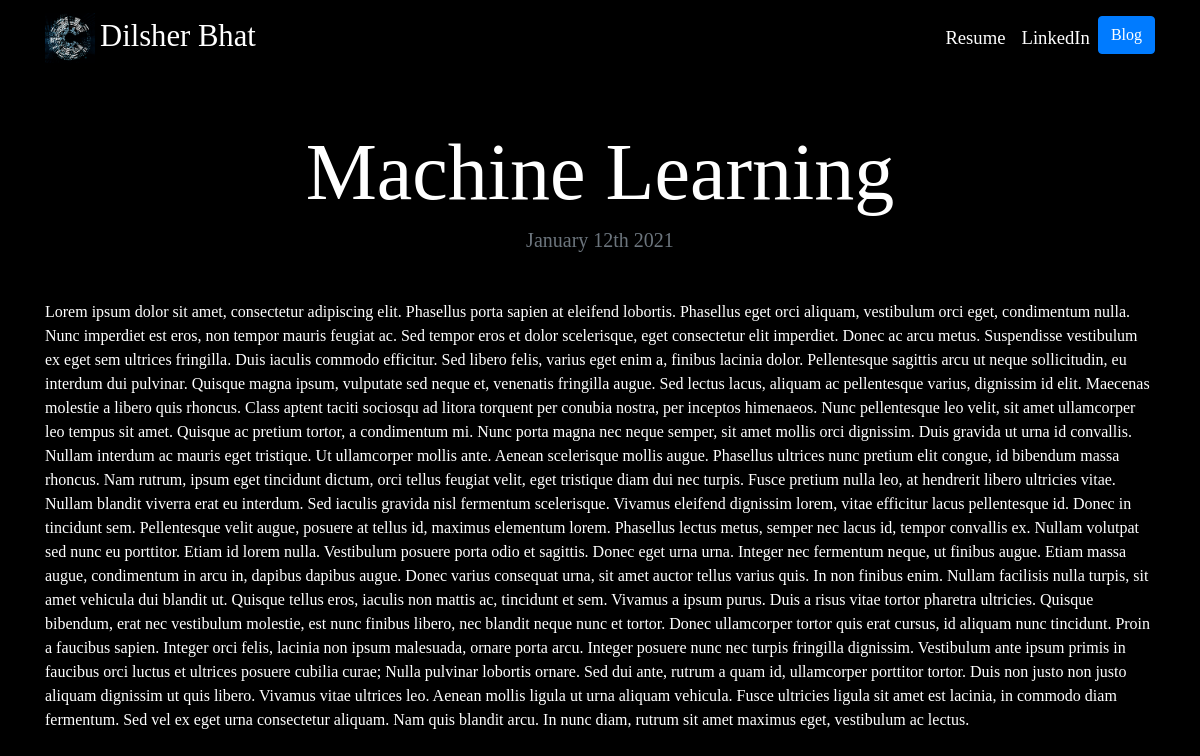
Page /blog/1/ on the committed database.
### blog/models.py (models this page shows)
class Blog(models.Model):
    title = models.CharField(max_length = 200)
    descp = models.TextField()
    date = models.DateField()

### blog/views.py (the view)
# urls.py: path('<int:blog_id>/', views.detail, name = 'detail'),
def detail(request, blog_id):
    blog = get_object_or_404(Blog, pk = blog_id)
    return render(request, 'blog/detail.html',{'blog':blog})

### blog/templates/blog/detail.html
{% extends "portfolio_/base.html" %}
{% load static %}
{% block content %}
<h1 class="text-center mt-5" id="blogdetailtitle">{{ blog.title }}</h1>
<h5 class="text-center text-muted mb-5">{{ blog.date|date:'F jS Y' }}</h5>
{{ blog.descp|safe }}
{% endblock %}

### portfolio_/static/portfolio_/custom.css (style rules this page uses)
body { background-color: black; font-family: 'Vesper Libre', serif; color: white; }
@media (min-width: 992px) { #blogdetailtitle { font-size: 5rem; } }

### rows in the picture
Blog: title "Machine Learning", date "January 12th 2021", descp "Lorem ipsum dolor sit amet, consectetur adipiscing elit. Phasellus porta sapien at eleifend lobortis. Phasellus eget orci aliquam, vestibulum orci eget, condimentum nulla. Nunc imperdiet est eros, non tempor mauris feugiat ac. Sed tempor eros et dolor scelerisque, eget consectetur elit imperdiet. Donec ac arcu metus. Suspendisse vestibulum ex eget sem ultrices fringilla. Duis iaculis commodo efficitur. Sed libero felis, varius eget enim a, finibus lacinia dolor. Pellentesque sagittis arcu ut neque sollicitudin, eu interdum dui pulvinar. Quisque magna ipsum, vulputate sed neque et, venenatis fringilla augue. Sed lectus lacus, aliquam ac pellentesque varius, dignissim id elit. Maecenas…"
